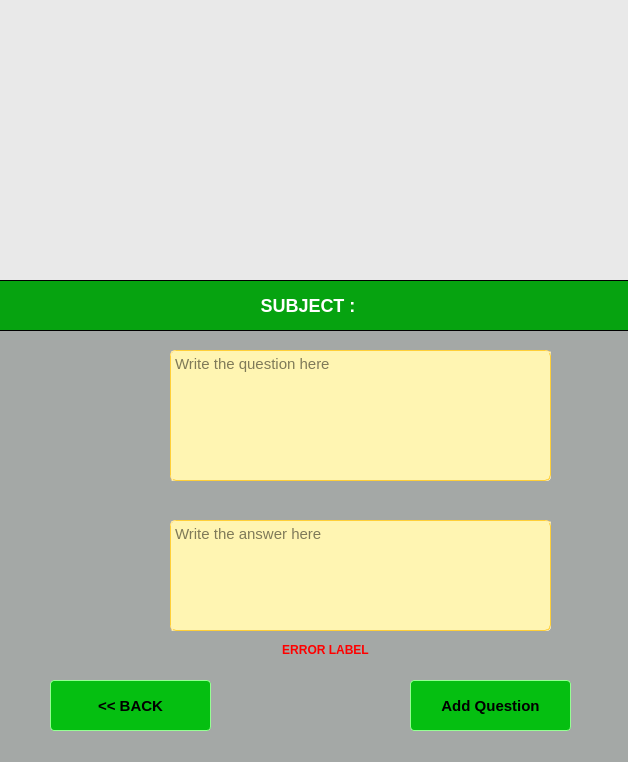
<?xml version="1.0" encoding="UTF-8"?>
<ui version="4.0">
 <class>AddWindow</class>
 <widget class="QDialog" name="AddWindow">
  <property name="geometry">
   <rect>
    <x>0</x>
    <y>0</y>
    <width>628</width>
    <height>762</height>
   </rect>
  </property>
  <property name="windowTitle">
   <string>Dialog</string>
  </property>
  <property name="styleSheet">
   <string notr="true">background-color: #A4A8A6;
</string>
  </property>
  <widget class="QLabel" name="label_subject">
   <property name="geometry">
    <rect>
     <x>-10</x>
     <y>280</y>
     <width>641</width>
     <height>51</height>
    </rect>
   </property>
   <property name="styleSheet">
    <string notr="true">color:white;
font-weight: bold;
font-size: 18px;
border: 1px solid;
background-color: #06A310;</string>
   </property>
   <property name="text">
    <string>SUBJECT : &lt;name&gt;</string>
   </property>
   <property name="alignment">
    <set>Qt::AlignCenter</set>
   </property>
  </widget>
  <widget class="QPushButton" name="btn_back">
   <property name="geometry">
    <rect>
     <x>50</x>
     <y>680</y>
     <width>161</width>
     <height>51</height>
    </rect>
   </property>
   <property name="styleSheet">
    <string notr="true">QPushButton
{
font-size : 15px;
background-color : #05BF11;
color: &quot;white&quot;;
font-weight: bold;
border: 1px solid;
border-radius: 4px;
border-color: #95FF93;
}

 QPushButton:hover
{
background-color : green;
}</string>
   </property>
   <property name="text">
    <string>&lt;&lt; BACK</string>
   </property>
  </widget>
  <widget class="QPushButton" name="btn_add">
   <property name="geometry">
    <rect>
     <x>410</x>
     <y>680</y>
     <width>161</width>
     <height>51</height>
    </rect>
   </property>
   <property name="styleSheet">
    <string notr="true">QPushButton
{
font-size : 15px;
background-color : #05BF11;
color: &quot;white&quot;;
font-weight: bold;
border: 1px solid;
border-radius: 4px;
border-color: #95FF93;
}

 QPushButton:hover
{
background-color : green;
}</string>
   </property>
   <property name="text">
    <string>Add Question</string>
   </property>
  </widget>
  <widget class="QTextEdit" name="txt_question">
   <property name="geometry">
    <rect>
     <x>170</x>
     <y>350</y>
     <width>381</width>
     <height>131</height>
    </rect>
   </property>
   <property name="styleSheet">
    <string notr="true">background-color:#FFF5B2;
border-radius:5px;
border: 1px groove;
border-color: #FFCF38;
font-size: 15px;</string>
   </property>
   <property name="placeholderText">
    <string>Write the question here</string>
   </property>
  </widget>
  <widget class="QTextEdit" name="txt_answer">
   <property name="geometry">
    <rect>
     <x>170</x>
     <y>520</y>
     <width>381</width>
     <height>111</height>
    </rect>
   </property>
   <property name="styleSheet">
    <string notr="true">background-color:#FFF5B2;
border-radius:5px;
border: 1px groove;
border-color: #FFCF38;
font-size: 15px;</string>
   </property>
   <property name="placeholderText">
    <string>Write the answer here</string>
   </property>
  </widget>
  <widget class="QLabel" name="label_question">
   <property name="geometry">
    <rect>
     <x>50</x>
     <y>370</y>
     <width>101</width>
     <height>91</height>
    </rect>
   </property>
   <property name="text">
    <string/>
   </property>
   <property name="pixmap">
    <pixmap>images/question icon.png</pixmap>
   </property>
   <property name="scaledContents">
    <bool>true</bool>
   </property>
   <property name="alignment">
    <set>Qt::AlignLeading|Qt::AlignLeft|Qt::AlignTop</set>
   </property>
  </widget>
  <widget class="QLabel" name="label_answer">
   <property name="geometry">
    <rect>
     <x>50</x>
     <y>530</y>
     <width>101</width>
     <height>91</height>
    </rect>
   </property>
   <property name="text">
    <string/>
   </property>
   <property name="pixmap">
    <pixmap>images/answer icon.png</pixmap>
   </property>
   <property name="scaledContents">
    <bool>true</bool>
   </property>
   <property name="alignment">
    <set>Qt::AlignLeading|Qt::AlignLeft|Qt::AlignTop</set>
   </property>
  </widget>
  <widget class="QLabel" name="label_error">
   <property name="geometry">
    <rect>
     <x>20</x>
     <y>640</y>
     <width>611</width>
     <height>20</height>
    </rect>
   </property>
   <property name="styleSheet">
    <string notr="true">color: #FF0000;
font-size: 12px;
font-weight: bold;
</string>
   </property>
   <property name="text">
    <string>ERROR LABEL</string>
   </property>
   <property name="alignment">
    <set>Qt::AlignCenter</set>
   </property>
  </widget>
  <widget class="QLabel" name="label">
   <property name="geometry">
    <rect>
     <x>120</x>
     <y>-10</y>
     <width>411</width>
     <height>291</height>
    </rect>
   </property>
   <property name="styleSheet">
    <string notr="true">background-color: #e9e9e9;</string>
   </property>
   <property name="text">
    <string/>
   </property>
   <property name="pixmap">
    <pixmap>images/questions_answers.png</pixmap>
   </property>
   <property name="scaledContents">
    <bool>true</bool>
   </property>
  </widget>
  <widget class="QLabel" name="label_bg">
   <property name="geometry">
    <rect>
     <x>0</x>
     <y>0</y>
     <width>631</width>
     <height>281</height>
    </rect>
   </property>
   <property name="styleSheet">
    <string notr="true">background-color: #e9e9e9;</string>
   </property>
   <property name="text">
    <string/>
   </property>
  </widget>
  <zorder>label_bg</zorder>
  <zorder>label</zorder>
  <zorder>label_subject</zorder>
  <zorder>btn_back</zorder>
  <zorder>btn_add</zorder>
  <zorder>txt_question</zorder>
  <zorder>txt_answer</zorder>
  <zorder>label_question</zorder>
  <zorder>label_answer</zorder>
  <zorder>label_error</zorder>
 </widget>
 <resources/>
 <connections/>
</ui>
